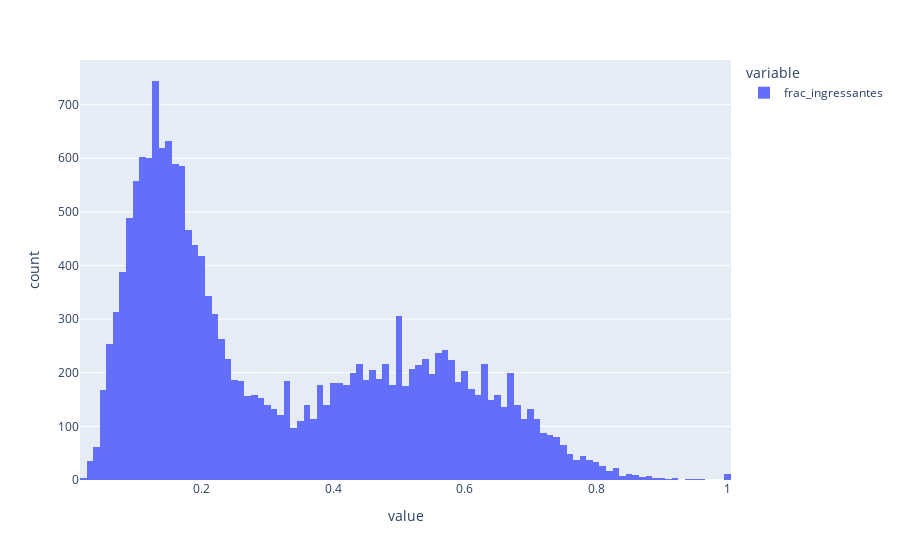

Here is the notebook cell this chart was saved with:
### Code cell
df['frac_ingressantes'].hist(bins=5)

### Figure 1 — Plotly figure (JSON) as saved in the notebook; plotly's stock layout.template omitted (floating-point values rounded to 4 significant figures; data arrays with more than 128 entries replaced by an {"elided": "..."} marker saying what was removed)
{"data": [{"alignmentgroup": "True", "bingroup": "x", "hovertemplate": "variable=frac_ingressantes<br>value=%{x}<br>count=%{y}<extra></extra>", "legendgroup": "frac_ingressantes", "marker": {"color": "#636efa", "pattern": {"shape": ""}}, "name": "frac_ingressantes", "offsetgroup": "frac_ingressantes", "orientation": "v", "showlegend": true, "type": "histogram", "x": {"elided": "17979 float values"}, "xaxis": "x", "yaxis": "y"}], "layout": {"barmode": "relative", "legend": {"title": {"text": "variable"}, "tracegroupgap": 0}, "margin": {"t": 60}, "xaxis": {"anchor": "y", "domain": [0, 1], "title": {"text": "value"}}, "yaxis": {"anchor": "x", "domain": [0, 1], "title": {"text": "count"}}}}
